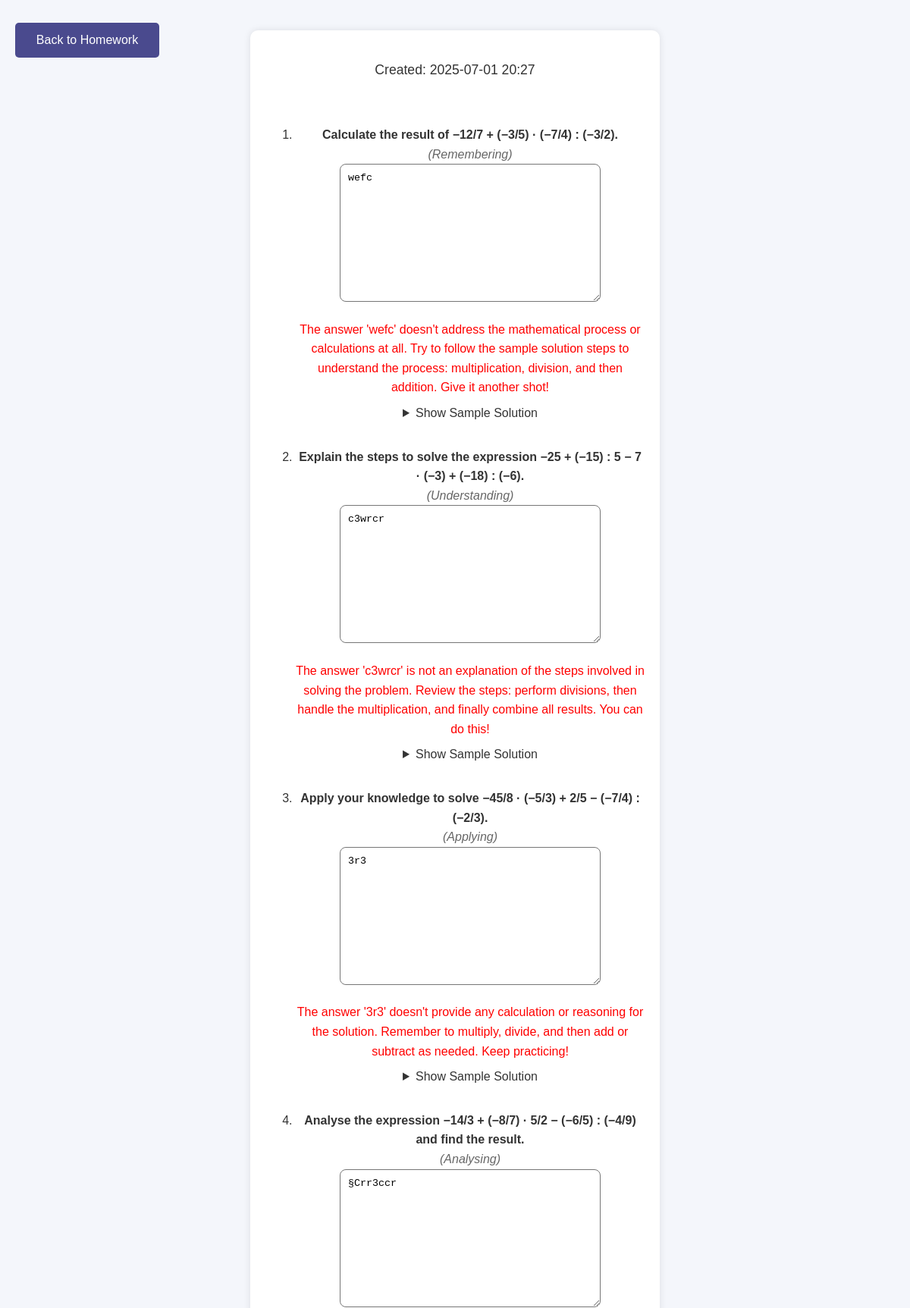
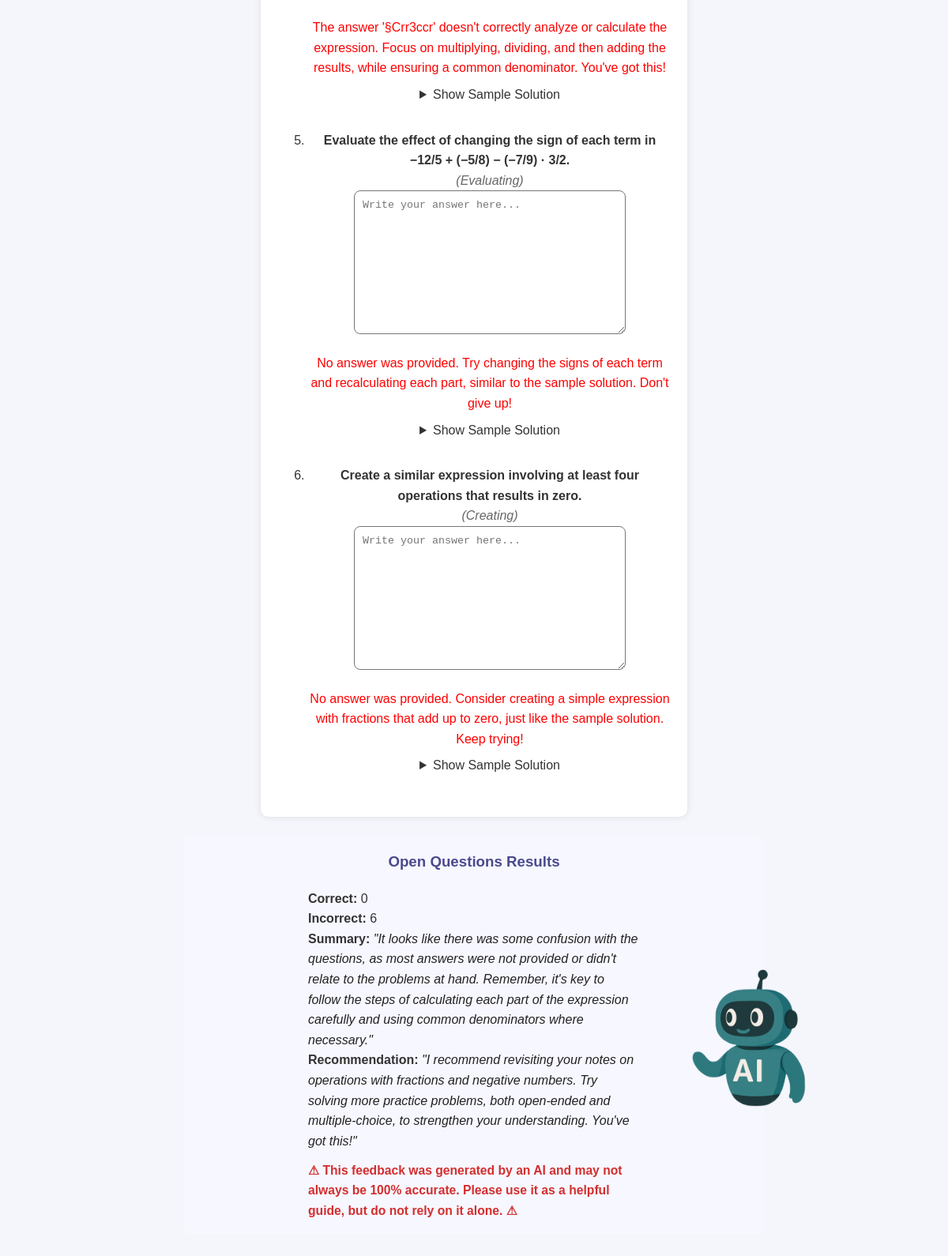
/retry_homework_view/45/5 (signed in), run on the app's committed database (2 pictures, top to bottom).
### tables this page shows
CREATE TABLE HomeworkRetries (
    id INTEGER PRIMARY KEY AUTOINCREMENT,
    homework_id INTEGER,
    student_id INTEGER,
    retry_count INTEGER,
    reason TEXT,
    extra_info TEXT,
    generated_questions TEXT, -- JSON (optional, für Debug oder Anzeige)
    date_created TEXT, retry_type TEXT DEFAULT 'mc',
    FOREIGN KEY (homework_id) REFERENCES Homework (id),
    FOREIGN KEY (student_id) REFERENCES Participants (id)
);

CREATE TABLE HomeworkRetryOpenQuestions (
    id INTEGER PRIMARY KEY AUTOINCREMENT,
    retry_id INTEGER NOT NULL,
    skill_level INTEGER NOT NULL,
    question TEXT NOT NULL,
    sample_solution TEXT,
    taxonomy TEXT,
    FOREIGN KEY (retry_id) REFERENCES HomeworkRetries(id)
);

CREATE TABLE HomeworkRetryOpenAnswers (
    id INTEGER PRIMARY KEY AUTOINCREMENT,
    retry_id INTEGER NOT NULL,
    student_id INTEGER NOT NULL,
    open_question_id INTEGER NOT NULL,
    answer TEXT NOT NULL,
    date_submitted TEXT DEFAULT CURRENT_TIMESTAMP,
    UNIQUE (retry_id, student_id, open_question_id)
);

CREATE TABLE HomeworkRetryOpenResults (
    id INTEGER PRIMARY KEY AUTOINCREMENT,
    retry_id INTEGER NOT NULL,
    student_id INTEGER NOT NULL,
    feedback_json TEXT NOT NULL,
    correct_count INTEGER NOT NULL,
    wrong_count INTEGER NOT NULL,
    summary TEXT,
    date_submitted TEXT DEFAULT CURRENT_TIMESTAMP, recommendation TEXT,
    UNIQUE (retry_id, student_id)
);

### app.py (the view, shortened to what this page needs)
@app.route('/retry_homework_view/<int:retry_id>/<int:student_id>')
def retry_homework_view(retry_id, student_id):
    conn = get_db_connection()
    retry = conn.execute('SELECT * FROM HomeworkRetries WHERE id = ?', (retry_id,)).fetchone()
    if not retry:
        conn.close()
        return "Retry homework not found", 404
    teacher_view = request.args.get('teacher_view', '0') == '1'
    teacher_id = request.args.get('teacher_id', None)
    retry_type = retry['retry_type'] if 'retry_type' in retry.keys() else 'mc'
    if retry_type == 'open':
        question_data = conn.execute(
            'SELECT * FROM HomeworkRetryOpenQuestions WHERE retry_id = ?', (retry_id,)
        ).fetchall()
        questions = [dict(row) for row in question_data]
        answers_rows = conn.execute(
            'SELECT open_question_id, answer FROM HomeworkRetryOpenAnswers WHERE retry_id = ? AND student_id = ?',
            (retry_id, student_id)
        ).fetchall()
        openq_answers = {str(row['open_question_id']): row['answer'] for row in answers_rows}
        oq_result = conn.execute(
            'SELECT feedback_json, correct_count, wrong_count, summary, recommendation FROM HomeworkRetryOpenResults WHERE retry_id = ? AND student_id = ?',
            (retry_id, student_id)
        ).fetchone()
        openq_feedback = None
        if oq_result:
            openq_feedback = {
                "feedback": json.loads(oq_result["feedback_json"]),
                "correct_count": oq_result["correct_count"],
                "wrong_count": oq_result["wrong_count"],
                "summary": oq_result["summary"],
                "recommendation": oq_result["recommendation"]
            }
        conn.close()
        return render_template(
            'view_retry_open_homework.html',
            retry=retry,
            questions=questions,
            student_id=student_id,
            openq_answers=openq_answers,
            teacher_view=teacher_view,
            teacher_id=teacher_id,
            openq_feedback=openq_feedback
        )
    else:
        conn.close()
        return "Unsupported retry type", 400

### app.py (called while the page is built)
def get_db_connection():
    conn = sqlite3.connect('ahg/database.db')
    conn.row_factory = sqlite3.Row
    return conn

### templates/view_retry_open_homework.html (shortened to what this page needs)
<!DOCTYPE html>
<html lang="en">
<head>
    <link rel="stylesheet" href="{{ url_for('static', filename='styles.css') }}">
</head>
<body>
    <div class="top-buttons">
        {% if teacher_view %}
            <a href="/homework/{{ retry['homework_id'] }}/{{ student_id }}?teacher_view=1&teacher_id={{ teacher_id }}" class="button">Back to Homework</a>
        {% else %}
            <a href="/homework/{{ retry['homework_id'] }}/{{ student_id }}" class="button">Back to Homework</a>
        {% endif %}
    </div>
    <form id="openq-retry-form">
        <p>Created: {{ retry['date_created'][:16].replace('T', ' ') }}</p>
        <br>
        <ol>
            {% for q in questions %}
                <li style="margin-bottom:32px;">
                    <div style="font-weight:600;">{{ q.question }}</div>
                    <div style="color:#666;"><em>({{ q.taxonomy }})</em></div>
                    <textarea name="answer_{{ q.id }}" rows="8"
                        style="width:70%; min-width:260px; max-width:500px; min-height:160px; max-height:320px; border-radius:8px; padding:10px; margin-bottom:8px; resize:vertical;"
                        placeholder="Write your answer here..."
                        {% if openq_feedback %}readonly{% endif %}
                    >{{ openq_answers[q.id|string] if openq_answers[q.id|string] is defined else '' }}</textarea>
                    {% if openq_feedback and openq_feedback.feedback[q.id|string] is defined %}
                        <div class="openq-feedback" style="margin-top:8px; color:{{ 'green' if openq_feedback.feedback[q.id|string].is_correct else 'red' }};">
                            {{ openq_feedback.feedback[q.id|string].result }}
                        </div>
                    {% endif %}
                    <details id="sample_solution_{{ q.id }}" style="display:{% if openq_feedback %}block{% else %}none{% endif %}; margin-top:8px;">
                        <summary>Show Sample Solution</summary>
                    </details>
                </li>
            {% endfor %}
        </ol>
    </form>
    {% if openq_feedback %}
        <div class="openq-results" style="background:#f7f7ff; border-radius:10px; padding:18px; margin:24px auto; max-width:700px; position:relative;">
            <div style="max-width:420px; margin:0 auto; text-align:left;">
                <h3 style="margin-top:0;">Open Questions Results</h3>
                <div style="margin-top:10px;">
                    <b>Correct:</b> {{ openq_feedback.correct_count }}<br>
                    <b>Incorrect:</b> {{ openq_feedback.wrong_count }}<br>
                    <b>Summary:</b> <span style="font-style:italic; color:#222;">"{{ openq_feedback.summary }}"</span><br>
                    <b>Recommendation:</b> <span style="font-style:italic; color:#222;">"{{ openq_feedback.recommendation }}"</span>
                    <br>
                    <span style="color:#d32f2f; font-size:0.98em; font-weight:bold; display:block; margin-top:12px;">
                        &#9888; This feedback was generated by an AI and may not always be 100% accurate. Please use it as a helpful guide, but do not rely on it alone.  &#9888;
                    </span>
                </div>
            </div>
            <img src="{{ url_for('static', filename='ai_sidekick.png') }}" alt="AI Sidekick"
                style="position:absolute; top:50%; right:-90px; transform:translateY(-50%); width:210px; height:210px; border-radius:50%;">
        </div>
    {% endif %}
</body>
</html>

### static/styles.css (style rules this page uses)
body { font-family: 'Arial', sans-serif; background-color: #f4f4f9; color: #333; margin: 0; padding: 20px; line-height: 1.6; }
h1, h2, h3 { color: #4a4a8e; text-align: center; }
.button, button, .back-button { background-color: #4a4a8e; color: white; border: none; padding: 10px 20px; margin: 10px 0; border-radius: 5px; cursor: pointer; transition: background-color 0.3s ease; text-decoration: none; display: block; text-align: center; width: 150px; margin-left: auto; margin-right: auto; }
.top-buttons { position: absolute; top: 20px; left: 20px; display: flex; gap: 10px; }
form { background-color: #fff; padding: 20px; border-radius: 10px; box-shadow: 0 0 10px rgba(0, 0, 0, 0.1); max-width: 400px; margin: 20px auto; }
a { text-decoration: none; color: #4a4a8e; }
form { background-color: #fff; padding: 20px; border-radius: 10px; box-shadow: 0 0 10px rgba(0, 0, 0, 0.1); max-width: 500px; margin: 20px auto; text-align: center; }
p { color: #333; font-size: 1.1em; text-align: center; }
body { background: #f4f6fb; }

### data on the page
HomeworkRetries: date_created "2025-07-01 20:27"
HomeworkRetryOpenQuestions: question "Calculate the result of −12/7 + (−3/5) · (−7/4) : (−3/2).", taxonomy "Remembering", id "wefc", feedback "The answer 'wefc' doesn't address the mathematical process or calculations at all. Try to follow the sample solution steps to understand the process: multiplication, division, and then addition. Give it another shot!"
HomeworkRetryOpenQuestions: question "Explain the steps to solve the expression −25 + (−15) : 5 − 7 · (−3) + (−18) : (−6).", taxonomy "Understanding", id "c3wrcr", feedback "The answer 'c3wrcr' is not an explanation of the steps involved in solving the problem. Review the steps: perform divisions, then handle the multiplication, and finally combine all results. You can do this!"
HomeworkRetryOpenQuestions: question "Apply your knowledge to solve −45/8 · (−5/3) + 2/5 − (−7/4) : (−2/3).", taxonomy "Applying", id "3r3", feedback "The answer '3r3' doesn't provide any calculation or reasoning for the solution. Remember to multiply, divide, and then add or subtract as needed. Keep practicing!"
HomeworkRetryOpenQuestions: question "Analyse the expression −14/3 + (−8/7) · 5/2 − (−6/5) : (−4/9) and find the result.", taxonomy "Analysing", id "§Crr3ccr", feedback "The answer '§Crr3ccr' doesn't correctly analyze or calculate the expression. Focus on multiplying, dividing, and then adding the results, while ensuring a common denominator. You've got this!"
HomeworkRetryOpenQuestions: question "Evaluate the effect of changing the sign of each term in −12/5 + (−5/8) − (−7/9) · 3/2.", taxonomy "Evaluating", id "Write your answer here...", feedback "No answer was provided. Try changing the signs of each term and recalculating each part, similar to the sample solution. Don't give up!"
HomeworkRetryOpenQuestions: question "Create a similar expression involving at least four operations that results in zero.", taxonomy "Creating", id "Write your answer here...", feedback "No answer was provided. Consider creating a simple expression with fractions that add up to zero, just like the sample solution. Keep trying!"
HomeworkRetryOpenResults: correct_count "0", wrong_count "6", summary "It looks like there was some confusion with the questions, as most answers were not provided or didn't relate to the problems at hand. Remember, it's key to follow the steps of calculating each part of the expression carefully and using common denominators where necessary.", recommendation "I recommend revisiting your notes on operations with fractions and negative numbers. Try solving more practice problems, both open-ended and multiple-choice, to strengthen your understanding. You've got this!"
